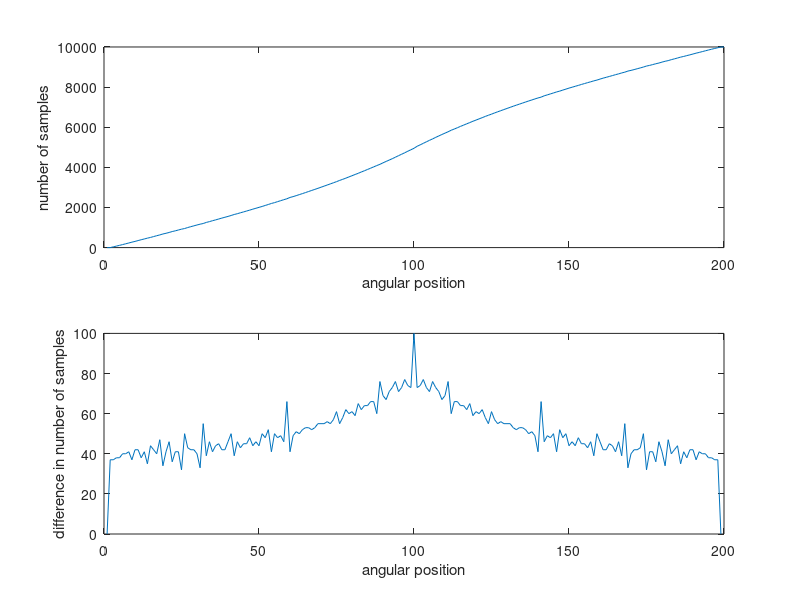

The MATLAB script that drew this image:
% clear; close all; 


test = 0;
switch test
    case 0
        [xx, yy] = meshgrid(1:100,1:100); 
        angles = atan(yy./xx);
    case 1
        angles = linspace(0, pi/2, 200);
        rs = 10:10:100;
        xx = rs' * cos(angles);
        yy = rs' * sin(angles);
    case 2
        sector_res = 1;
        rs = 10:10:100;
        angles = cell(size(rs));
        xx = cell(size(rs));
        yy = cell(size(rs));
        for i = 1:length(rs)
            angles{i} = 0:sector_res/rs(i):pi/2;
            xx{i} = rs(i) * cos(angles{i});
            yy{i} = rs(i) * sin(angles{i});
        end
        angles = cell2mat(angles);
        xx = cell2mat(xx);
        yy = cell2mat(yy);
end

potangles = linspace(0,pi/2,200); 
valsinangle = zeros(size(potangles));
for i=1:length(potangles)
valsinangle(i) = sum(angles(:)<=potangles(i)); 
end
figure; subplot(211); plot(valsinangle)
ylabel('number of samples');
xlabel('angular position');
subplot(212); plot(diff(valsinangle))
ylabel('difference in number of samples');
xlabel('angular position');
% figure; plot(xx, yy, '.'); axis equal;